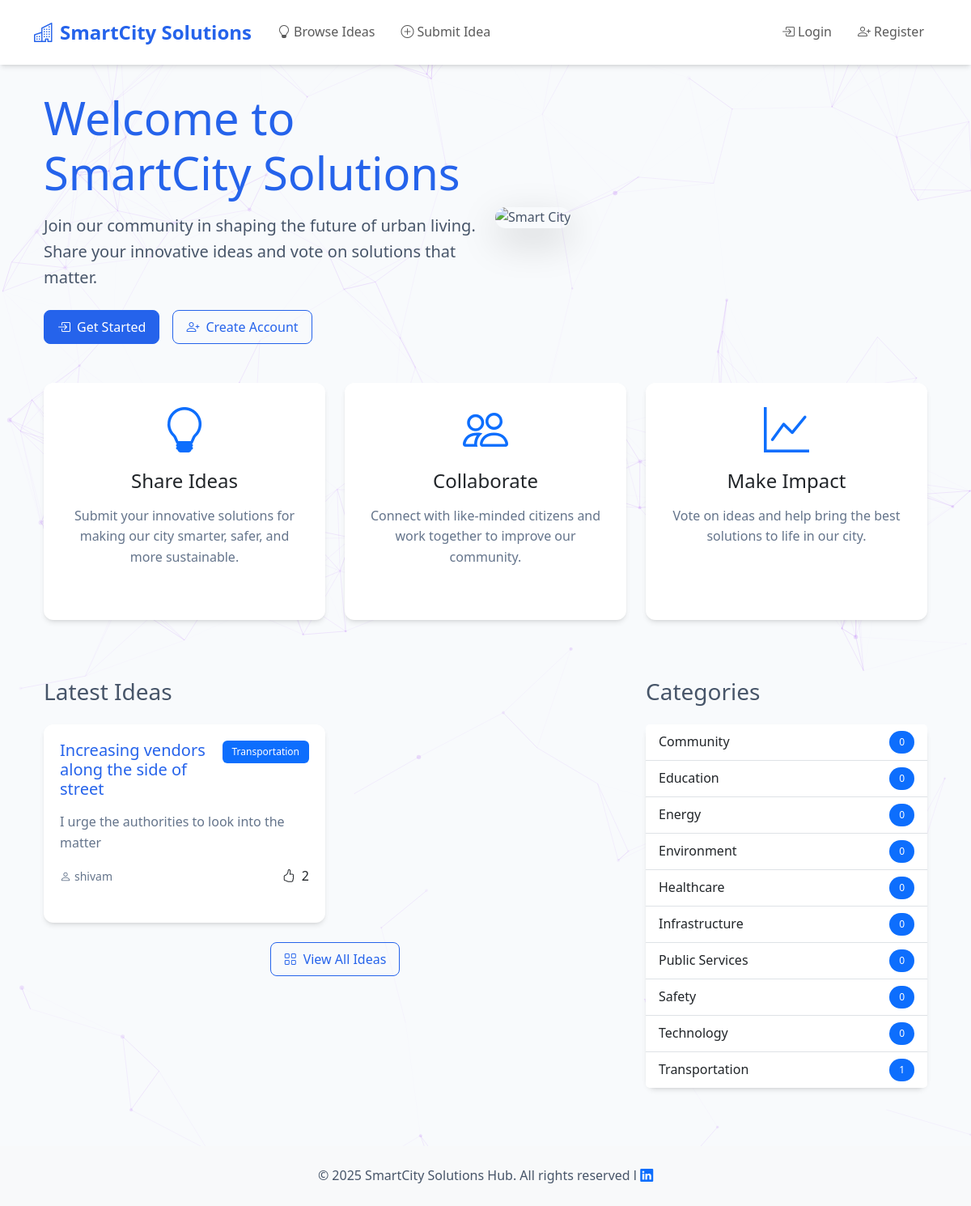
The page / on the database its author committed.
### solutions/models.py (models this page shows, shortened)
class Idea(models.Model):
    IMPLEMENTATION_STATUS = [
        ('pending', 'Pending Review'),
        ('approved', 'Approved for Implementation'),
        ('in_progress', 'Implementation in Progress'),
        ('completed', 'Implementation Completed'),
        ('rejected', 'Not Feasible')
    ]
    title = models.CharField(max_length=200)
    description = models.TextField()
    category = models.ForeignKey(Category, on_delete=models.CASCADE)
    author = models.ForeignKey(User, on_delete=models.CASCADE)
    created_at = models.DateTimeField(default=timezone.now)
    updated_at = models.DateTimeField(auto_now=True)
    location = models.CharField(max_length=200)
    latitude = models.DecimalField(max_digits=9, decimal_places=6, null=True, blank=True)
    longitude = models.DecimalField(max_digits=9, decimal_places=6, null=True, blank=True)
    status = models.CharField(max_length=20, choices=[
        ('pending', 'Pending'),
        ('under_review', 'Under Review'),
        ('approved', 'Approved'),
        ('implemented', 'Implemented'),
        ('rejected', 'Rejected')
    ], default='pending')
    implementation_status = models.CharField(
        max_length=20,
        choices=IMPLEMENTATION_STATUS,
        default='pending'
    )
    admin_notes = models.TextField(blank=True)
    implementation_date = models.DateField(null=True, blank=True)

class Category(models.Model):
    name = models.CharField(max_length=100)
    description = models.TextField(blank=True)
    class Meta:
        verbose_name_plural = "Categories"

### solutions/views.py (the view)
# urls.py: 2. Add a URL to urlpatterns:  path('', views.home, name='home')
def home(request):
    latest_ideas = Idea.objects.select_related('category', 'author').prefetch_related('vote_set').order_by('-created_at')[:6]
    categories = Category.objects.annotate(idea_count=Count('idea')).order_by('name')
    return render(request, 'solutions/home.html', {
        'latest_ideas': latest_ideas,
        'categories': categories,
    })

### solutions/templates/solutions/home.html (shortened to what this page needs)
{% extends 'solutions/base.html' %}
{% block content %}
<div class="container">
    <div class="row align-items-center mb-5">
        <div class="col-lg-6">
            <h1 class="display-4 mb-3" style="color: var(--primary-color)">Welcome to SmartCity Solutions</h1>
            <p class="lead mb-4">Join our community in shaping the future of urban living. Share your innovative ideas and vote on solutions that matter.</p>
            {% if not user.is_authenticated %}
                <div class="d-flex gap-3">
                    <a href="{% url 'login' %}" class="btn btn-primary">
                        <i class="bi bi-box-arrow-in-right me-2"></i>Get Started
                    </a>
                    <a href="{% url 'solutions:register' %}" class="btn btn-outline-primary">
                        <i class="bi bi-person-plus me-2"></i>Create Account
                    </a>
                </div>
            {% else %}
            {% if not user.is_staff %}
                <a href="{% url 'solutions:idea_create' %}" class="btn btn-primary">
                    <i class="bi bi-plus-circle me-2"></i>Share Your Idea
                </a>
            {% endif %}
            {% endif %}
        </div>
        <div class="col-lg-6">
            <img src="https://media2.giphy.com/media/v1.Y2lkPTc5MGI3NjExZzVvb2lpd3JpN2E1OXZrNDZka2ZxYXgwdTJvaDI5N2IwcDYwZHh5YyZlcD12MV9pbnRlcm5hbF9naWZfYnlfaWQmY3Q9Zw/26FL3tIixOyV5xYuA/giphy.gif" height="800" width="600" alt="Smart City" class="img-fluid rounded-4 shadow-lg">
        </div>
    </div>
    <div class="row mb-5">
        <div class="col-md-4 mb-4">
            <div class="card h-100 text-center p-4">
                <div class="display-4 mb-3 text-primary">
                    <i class="bi bi-lightbulb"></i>
                </div>
                <h3 class="h4 mb-3">Share Ideas</h3>
                <p class="text-muted">Submit your innovative solutions for making our city smarter, safer, and more sustainable.</p>
            </div>
        </div>
        <div class="col-md-4 mb-4">
            <div class="card h-100 text-center p-4">
                <div class="display-4 mb-3 text-primary">
                    <i class="bi bi-people"></i>
                </div>
                <h3 class="h4 mb-3">Collaborate</h3>
                <p class="text-muted">Connect with like-minded citizens and work together to improve our community.</p>
            </div>
        </div>
        <div class="col-md-4 mb-4">
            <div class="card h-100 text-center p-4">
                <div class="display-4 mb-3 text-primary">
                    <i class="bi bi-graph-up"></i>
                </div>
                <h3 class="h4 mb-3">Make Impact</h3>
                <p class="text-muted">Vote on ideas and help bring the best solutions to life in our city.</p>
            </div>
        </div>
    </div>
    <div class="row mb-5">
        <div class="col-lg-8">
            <h2 class="h3 mb-4">Latest Ideas</h2>
            {% if latest_ideas %}
                <div class="row">
                    {% for idea in latest_ideas %}
                        <div class="col-md-6 mb-4">
                            <div class="card h-100">
                                <div class="card-body">
                                    <div class="d-flex justify-content-between align-items-start mb-3">
                                        <h3 class="h5 mb-0">
                                            <a href="{% url 'solutions:idea_detail' idea.pk %}" class="text-decoration-none" style="color: var(--primary-color)">
                                                {{ idea.title }}
                                            </a>
                                        </h3>
                                        <span class="badge bg-primary">{{ idea.category.name }}</span>
                                    </div>
                                    <p class="card-text text-muted mb-3">{{ idea.description|truncatewords:30 }}</p>
                                    <div class="d-flex justify-content-between align-items-center">
                                        <small class="text-muted">
                                            <i class="bi bi-person me-1"></i>{{ idea.author.username }}
                                        </small>
                                        <div>
                                            <i class="bi bi-hand-thumbs-up me-1"></i>
                                            <span class="vote-count">{{ idea.vote_set.count }}</span>
                                        </div>
                                    </div>
                                </div>
                            </div>
                        </div>
                    {% endfor %}
                </div>
                <div class="text-center">
                    <a href="{% url 'solutions:idea_list' %}" class="btn btn-outline-primary">
                        <i class="bi bi-grid me-2"></i>View All Ideas
                    </a>
                </div>
            {% endif %}
        </div>
        <div class="col-lg-4">
            <h2 class="h3 mb-4">Categories</h2>
            <div class="card">
                <div class="list-group list-group-flush">
                    {% for category in categories %}
                        <a href="{% url 'solutions:idea_list' %}?category={{ category.id }}"
                           class="list-group-item list-group-item-action d-flex justify-content-between align-items-center">
                            {{ category.name }}
                            <span class="badge bg-primary rounded-pill">{{ category.idea_count }}</span>
                        </a>
                    {% endfor %}
                </div>
            </div>
        </div>
    </div>
</div>
{% endblock %}

### solutions/templates/solutions/base.html (style rules this page uses)
:root { --primary-color: #2563eb; --secondary-color: #475569; --success-color: #22c55e; --background-color: #f8fafc; --card-shadow: 0 4px 6px -1px rgb(0 0 0 / 0.1), 0 2px 4px -2px rgb(0 0 0 / 0.1); }
body { background-color: var(--background-color); color: var(--secondary-color); line-height: 1.6; }
.card { border: none; border-radius: 0.75rem; box-shadow: var(--card-shadow); transition: transform 0.2s, box-shadow 0.2s; background: white; margin-bottom: 1.5rem; }
.card-body { padding: 1.25rem; }
.btn { padding: 0.5rem 1rem; font-weight: 500; border-radius: 0.5rem; transition: all 0.2s; }
.btn-primary { background-color: var(--primary-color); border-color: var(--primary-color); }
.btn-outline-primary { color: var(--primary-color); border-color: var(--primary-color); }
.badge { padding: 0.5rem 0.75rem; font-weight: 500; border-radius: 0.375rem; }
.text-muted { color: #64748b !important; }

### rows shown on the page
Idea: title "Increasing vendors along the side of street", category.name "Transportation", description "I urge the authorities to look into the matter", author.username "shivam", vote_set.count "2"
Category: name "Community", idea_count "0"
Category: name "Education", idea_count "0"
Category: name "Energy", idea_count "0"
Category: name "Environment", idea_count "0"
Category: name "Healthcare", idea_count "0"
Category: name "Infrastructure", idea_count "0"
Category: name "Public Services", idea_count "0"
Category: name "Safety", idea_count "0"
Category: name "Technology", idea_count "0"
Category: name "Transportation", idea_count "1"
